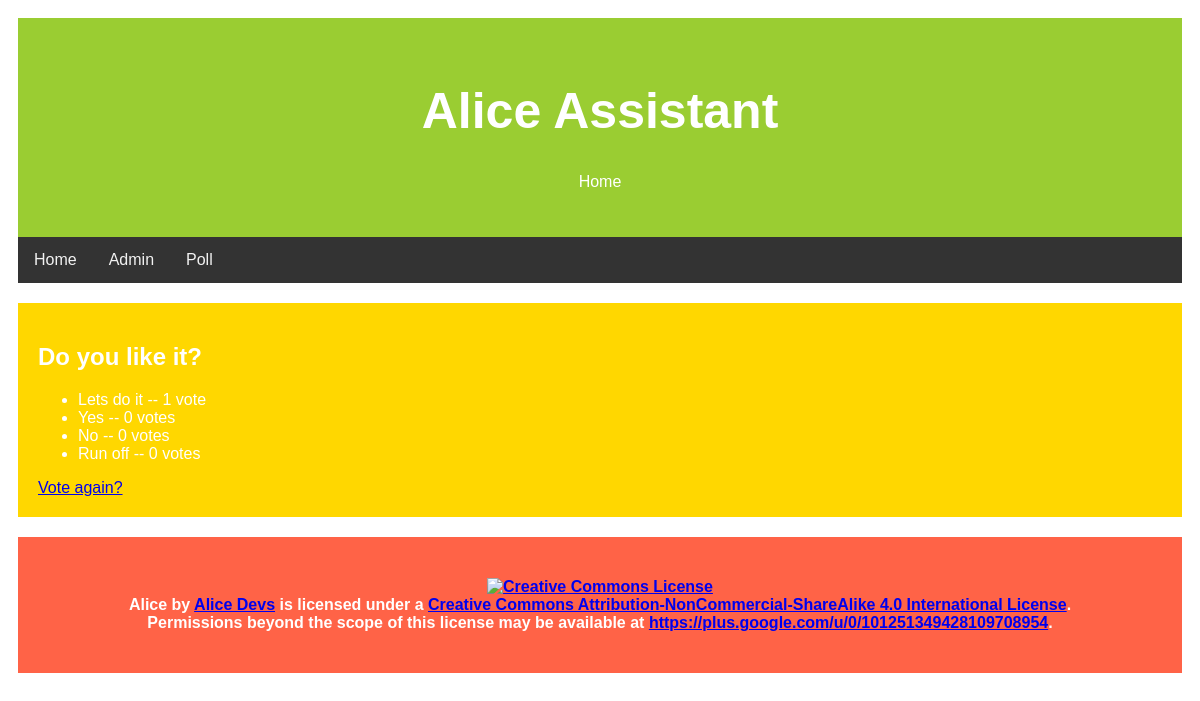
/polls/1/results/, run on an earlier commit of the app's database.
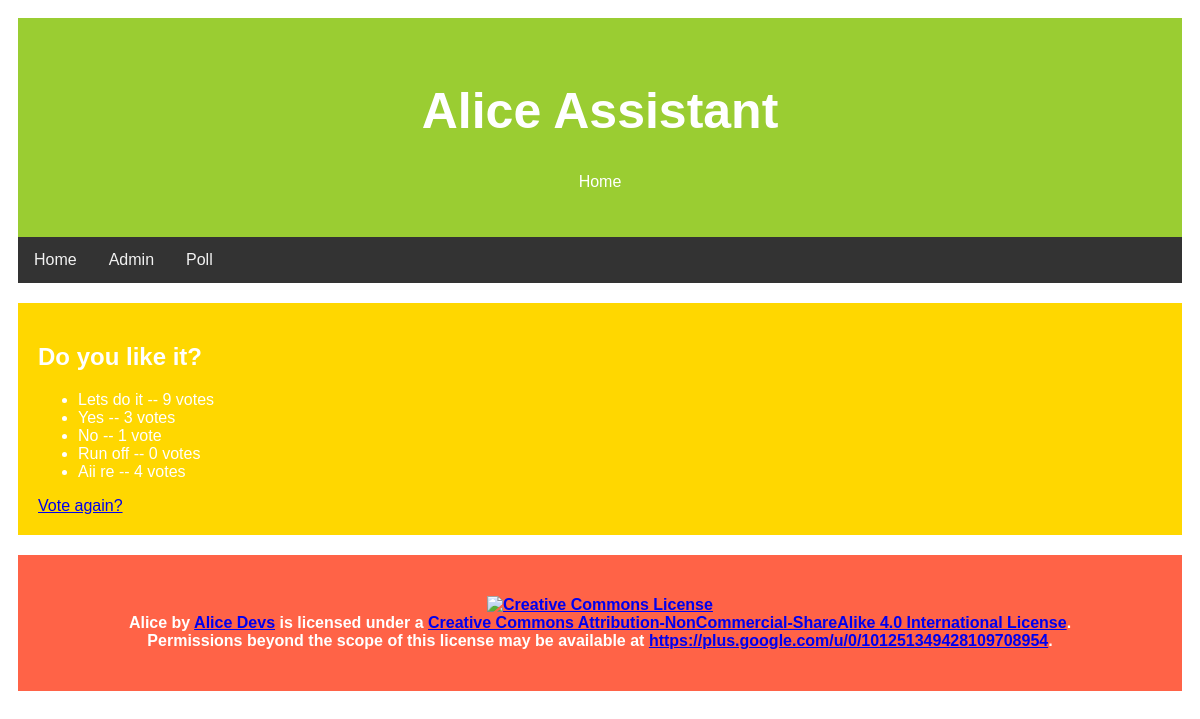
And on a later commit of the database.
### polls/models.py (models this page shows, shortened)
class Question(models.Model):
    question_text = models.CharField(max_length=200)
    pub_date = models.DateTimeField('date published')
    def was_published_recently(self):
        now = timezone.now()
        return now - datetime.timedelta(days=1) <= self.pub_date <= now
    was_published_recently.admin_order_field = 'pub_date'
    was_published_recently.boolean = True
    was_published_recently.short_description = 'Published recently?'

class Choice(models.Model):
    question = models.ForeignKey(Question, on_delete=models.CASCADE)
    choice_text = models.CharField(max_length=200)
    votes = models.IntegerField(default=0)

### polls/views.py (the view)
# urls.py: path('<int:pk>/results/', views.ResultsView.as_view(), name='results'),
class ResultsView(generic.DetailView):
    model = Question
    template_name = 'polls/results.html'

### polls/templates/polls/results.html (shortened to what this page needs)
<head>
</head>
<body>
<div class="header" style="background: YellowGreen;">
  <h1>Alice Assistant</h1>
  <p style="color:White;">Home</p>
</div>
<div class="topnav">
  <a href="http://subratasarkar32.pythonanywhere.com/home">Home</a>
  <a href="http://subratasarkar32.pythonanywhere.com/admin">Admin</a>
  <a href="http://subratasarkar32.pythonanywhere.com/polls">Poll</a>
</div>
<div class="card" style="background-color:Gold;color: White;">
<h2>{{ question.question_text }}</h2>
<ul>
{% for choice in question.choice_set.all %}
    <li>{{ choice.choice_text }} -- {{ choice.votes }} vote{{ choice.votes|pluralize }}</li>
{% endfor %}
</ul>
<a href="{% url 'polls:detail' question.id %}">Vote again?</a>
</div>
<div class="footer" style="background-color:Tomato; color:White;">
  <h4><a rel="license" href="http://creativecommons.org/licenses/by-nc-sa/4.0/"><img alt="Creative Commons License" style="border-width:0" src="https://i.creativecommons.org/l/by-nc-sa/4.0/88x31.png" /></a><br /><span xmlns:dct="http://purl.org/dc/terms/" property="dct:title">Alice</span> by <a xmlns:cc="http://creativecommons.org/ns#" href="https://plus.google.com/u/0/101251349428109708954" property="cc:attributionName" rel="cc:attributionURL">Alice Devs</a> is licensed under a <a rel="license" href="http://creativecommons.org/licenses/by-nc-sa/4.0/">Creative Commons Attribution-NonCommercial-ShareAlike 4.0 International License</a>.<br />Permissions beyond the scope of this license may be available at <a xmlns:cc="http://creativecommons.org/ns#" href="https://plus.google.com/u/0/101251349428109708954" rel="cc:morePermissions">https://plus.google.com/u/0/101251349428109708954</a>.</h4>
</div>
</body>
</html>

### polls/templates/polls/results.html (style rules this page uses)
* { box-sizing: border-box; }
body { font-family: Arial; padding: 10px; background: White; }
.header { padding: 30px; text-align: center; background: white; }
.header h1 { font-size: 50px; color: White; }
.topnav { overflow: hidden; background-color: #333; }
.topnav a { float: left; display: block; color: #f2f2f2; text-align: center; padding: 14px 16px; text-decoration: none; }
.card { background-color: white; padding: 20px; margin-top: 20px; }
.footer { padding: 20px; text-align: center; background: #ddd; margin-top: 20px; }

What changed in the data, as far as the page shows it:
changed Choice "Lets do it": votes "1" → "9"
changed Choice "Yes": votes "0" → "3"
changed Choice "No": votes "0" → "1"
added Choice: choice_text "Aii re", votes "4"
